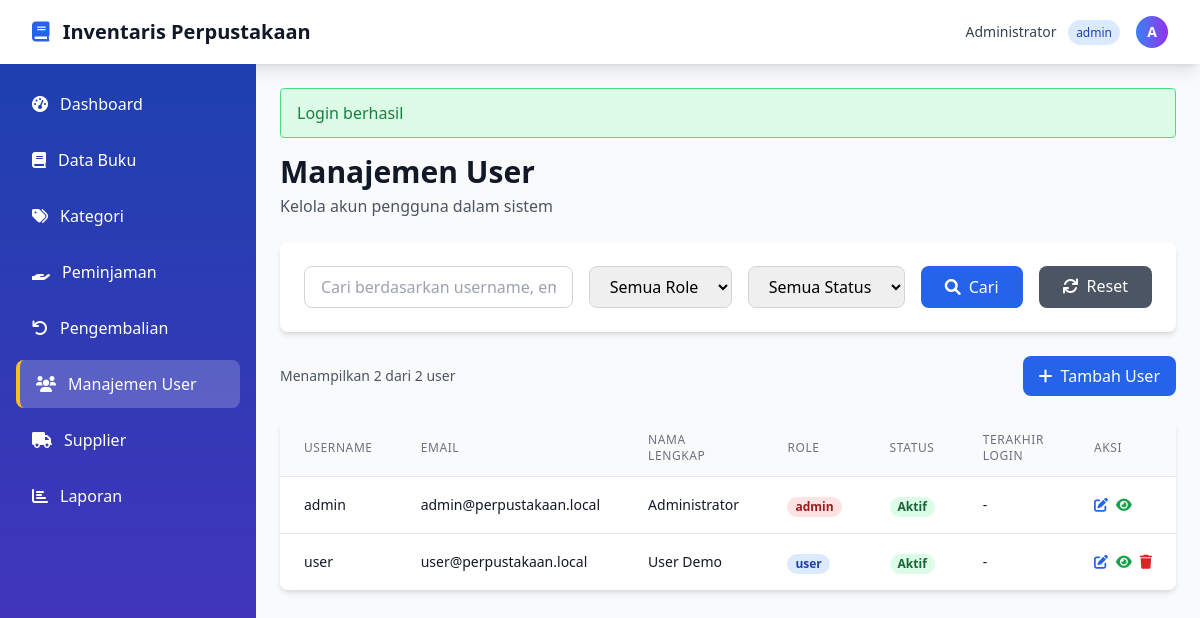
/users.php (signed in), run on the app's committed database.
### tables this page shows
CREATE TABLE users (
    id INT PRIMARY KEY AUTO_INCREMENT,
    username VARCHAR(50) UNIQUE NOT NULL,
    email VARCHAR(100) UNIQUE NOT NULL,
    password_hash VARCHAR(255) NOT NULL,
    role_id INT,
    full_name VARCHAR(100) NOT NULL,
    phone VARCHAR(20),
    is_active BOOLEAN DEFAULT TRUE,
    remember_token VARCHAR(255),
    last_login TIMESTAMP NULL,
    created_at TIMESTAMP DEFAULT CURRENT_TIMESTAMP,
    updated_at TIMESTAMP DEFAULT CURRENT_TIMESTAMP ON UPDATE CURRENT_TIMESTAMP,
    FOREIGN KEY (role_id) REFERENCES roles(id) ON DELETE SET NULL
);

CREATE TABLE roles (
    id INT PRIMARY KEY AUTO_INCREMENT,
    name VARCHAR(50) UNIQUE NOT NULL,
    description TEXT,
    created_at TIMESTAMP DEFAULT CURRENT_TIMESTAMP
);

### users.php (the view, shortened to what this page needs)
<?php
require_once 'includes/header.php';
$database = new Database();
$db = $database->getConnection();
$action = $_GET['action'] ?? 'list';
$page = isset($_GET['page']) ? (int)$_GET['page'] : 1;
$search = $_GET['search'] ?? '';
$items_per_page = ITEMS_PER_PAGE;
$where_conditions = [];
$params = [];
$where_clause = $where_conditions ? "WHERE " . implode(" AND ", $where_conditions) : "";
try {
    $count_query = "SELECT COUNT(*) as total FROM users u $where_clause";
    $count_stmt = $db->prepare($count_query);
    $count_stmt->execute($params);
    $total_items = $count_stmt->fetch()['total'];
    $pagination = get_pagination($total_items, $page, $items_per_page);
    $query = "SELECT u.*, r.name as role_name
              FROM users u
              LEFT JOIN roles r ON u.role_id = r.id
              $where_clause
              ORDER BY u.created_at DESC
              LIMIT ? OFFSET ?";
    $stmt = $db->prepare($query);
    $params = array_merge($params, [$items_per_page, $pagination['offset']]);
    $stmt->execute($params);
    $users = $stmt->fetchAll();
} catch (PDOException $e) {
    set_flash_message('error', 'Gagal memuat data: ' . $e->getMessage());
    $users = [];
}
?>
<div class="mb-6">
    <h1 class="text-3xl font-bold text-gray-900">Manajemen User</h1>
    <p class="text-gray-600 mt-1">Kelola akun pengguna dalam sistem</p>
</div>
<?php if ($action === 'list'): ?>
<div class="bg-white rounded-lg shadow-md p-6 mb-6">
    <form method="GET" class="flex flex-wrap gap-4">
        <div class="flex-1 min-w-48">
            <input type="text"
                   name="search"
                   placeholder="Cari berdasarkan username, email, atau nama..."
                   value="<?php echo htmlspecialchars($search); ?>"
                   class="w-full px-4 py-2 border border-gray-300 rounded-lg focus:ring-2 focus:ring-blue-500 focus:border-transparent">
        </div>
        <div class="min-w-32">
            <select name="role" class="w-full px-4 py-2 border border-gray-300 rounded-lg focus:ring-2 focus:ring-blue-500 focus:border-transparent">
                <option value="">Semua Role</option>
            </select>
        </div>
        <div class="min-w-32">
            <select name="status" class="w-full px-4 py-2 border border-gray-300 rounded-lg focus:ring-2 focus:ring-blue-500 focus:border-transparent">
                <option value="">Semua Status</option>
            </select>
        </div>
        <button type="submit" class="px-6 py-2 bg-blue-600 text-white rounded-lg hover:bg-blue-700 transition-colors">
            <i class="fas fa-search mr-2"></i>Cari
        </button>
        <a href="users.php" class="px-6 py-2 bg-gray-600 text-white rounded-lg hover:bg-gray-700 transition-colors">
            <i class="fas fa-refresh mr-2"></i>Reset
        </a>
    </form>
</div>
<div class="flex justify-between items-center mb-6">
    <div class="text-sm text-gray-600">
        Menampilkan <?php echo count($users); ?> dari <?php echo number_format($total_items); ?> user
    </div>
    <a href="users.php?action=add" class="px-4 py-2 bg-blue-600 text-white rounded-lg hover:bg-blue-700 transition-colors">
        <i class="fas fa-plus mr-2"></i>Tambah User
    </a>
</div>
<div class="bg-white rounded-lg shadow-md overflow-hidden">
    <div class="overflow-x-auto">
        <table class="min-w-full divide-y divide-gray-200">
            <thead class="bg-gray-50">
                <tr>
                    <th class="px-6 py-3 text-left text-xs font-medium text-gray-500 uppercase tracking-wider">Username</th>
                    <th class="px-6 py-3 text-left text-xs font-medium text-gray-500 uppercase tracking-wider">Email</th>
                    <th class="px-6 py-3 text-left text-xs font-medium text-gray-500 uppercase tracking-wider">Nama Lengkap</th>
                    <th class="px-6 py-3 text-left text-xs font-medium text-gray-500 uppercase tracking-wider">Role</th>
                    <th class="px-6 py-3 text-left text-xs font-medium text-gray-500 uppercase tracking-wider">Status</th>
                    <th class="px-6 py-3 text-left text-xs font-medium text-gray-500 uppercase tracking-wider">Terakhir Login</th>
                    <th class="px-6 py-3 text-left text-xs font-medium text-gray-500 uppercase tracking-wider">Aksi</th>
                </tr>
            </thead>
            <tbody class="bg-white divide-y divide-gray-200">
                <?php foreach ($users as $user): ?>
                <tr class="hover:bg-gray-50">
                    <td class="px-6 py-4 whitespace-nowrap">
                        <div class="text-sm font-medium text-gray-900"><?php echo htmlspecialchars($user['username']); ?></div>
                    </td>
                    <td class="px-6 py-4 whitespace-nowrap">
                        <div class="text-sm text-gray-900"><?php echo htmlspecialchars($user['email']); ?></div>
                    </td>
                    <td class="px-6 py-4 whitespace-nowrap">
                        <div class="text-sm text-gray-900"><?php echo htmlspecialchars($user['full_name']); ?></div>
                    </td>
                    <td class="px-6 py-4 whitespace-nowrap">
                        <span class="px-2 inline-flex text-xs leading-5 font-semibold rounded-full
                              <?php echo $user['role_id'] == 1 ? 'bg-red-100 text-red-800' :
                                        ($user['role_id'] == 2 ? 'bg-blue-100 text-blue-800' : 'bg-green-100 text-green-800'); ?>">
                            <?php echo htmlspecialchars($user['role_name']); ?>
                        </span>
                    </td>
                    <td class="px-6 py-4 whitespace-nowrap">
                        <span class="px-2 inline-flex text-xs leading-5 font-semibold rounded-full
                              <?php echo $user['is_active'] ? 'bg-green-100 text-green-800' : 'bg-red-100 text-red-800'; ?>">
                            <?php echo $user['is_active'] ? 'Aktif' : 'Nonaktif'; ?>
                        </span>
                    </td>
                    <td class="px-6 py-4 whitespace-nowrap text-sm text-gray-900">
                        <?php echo $user['last_login'] ? date('d/m/Y H:i', strtotime($user['last_login'])) : '-'; ?>
                    </td>
                    <td class="px-6 py-4 whitespace-nowrap text-sm font-medium">
                        <div class="flex space-x-2">
                            <a href="users.php?action=edit&id=<?php echo $user['id']; ?>"
                               class="text-blue-600 hover:text-blue-900">
                                <i class="fas fa-edit"></i>
                            </a>
                            <a href="users.php?action=view&id=<?php echo $user['id']; ?>"
                               class="text-green-600 hover:text-green-900">
                                <i class="fas fa-eye"></i>
                            </a>
                            <?php if ($user['id'] != $_SESSION['user_id']): ?>
                            <form method="POST" style="display: inline;" onsubmit="return confirmDelete('Apakah Anda yakin ingin menghapus user ini?')">
                                <button type="submit" name="delete" class="text-red-600 hover:text-red-900">
                                    <i class="fas fa-trash"></i>
                                </button>
                            </form>
                            <?php endif; ?>
                        </div>
                    </td>
                </tr>
                <?php endforeach; ?>
            </tbody>
        </table>
    </div>
</div>
<?php endif; ?>
<?php require_once 'includes/footer.php'; ?>

### data on the page
users: username "admin", email "admin@perpustakaan.local", full_name "Administrator", role.name "admin", is_active "Aktif"
users: username "user", email "user@perpustakaan.local", full_name "User Demo", role.name "user", is_active "Aktif"

### other printed values
APP_NAME "Inventaris Perpustakaan"
$_SESSION['full_name'] "Administrator"
$_SESSION['user_role'] "admin"
substr($_SESSION['full_name'], 0, 1) "A"
$message['message'] "Login berhasil"
count($users) "2"
$total_items "2"
